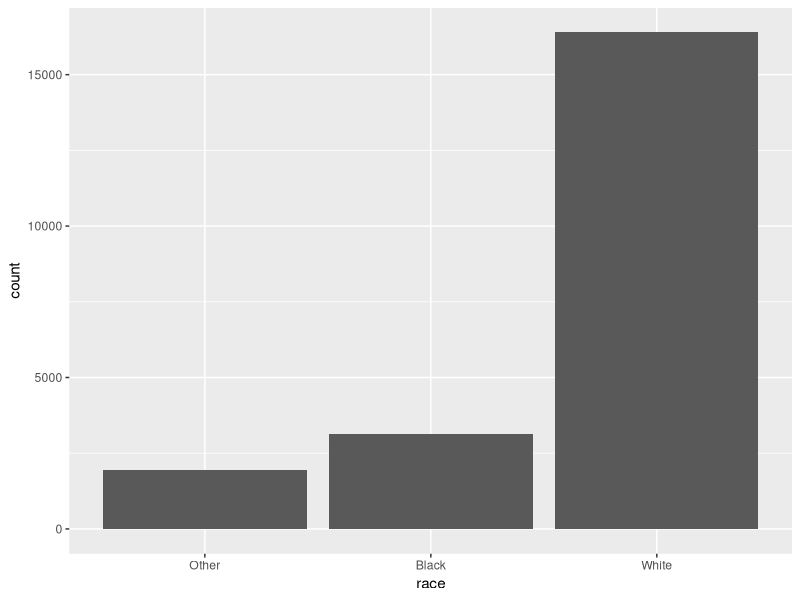
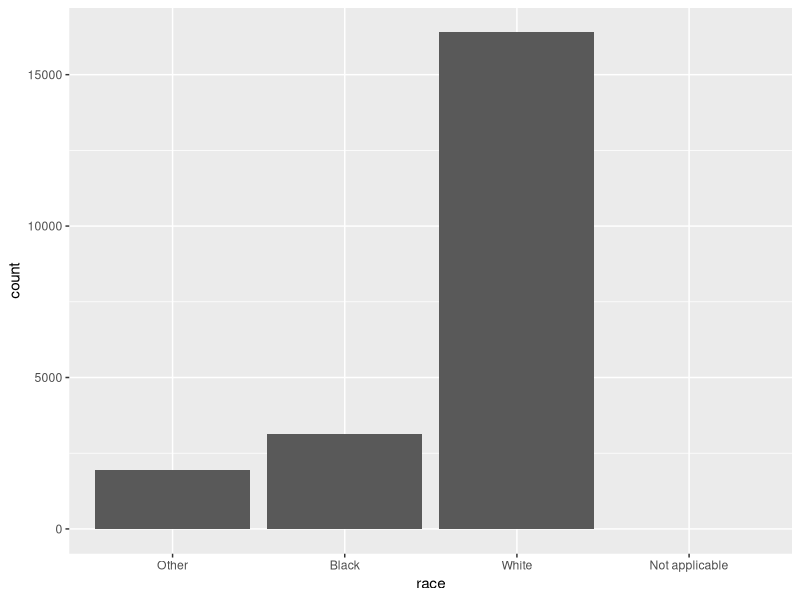
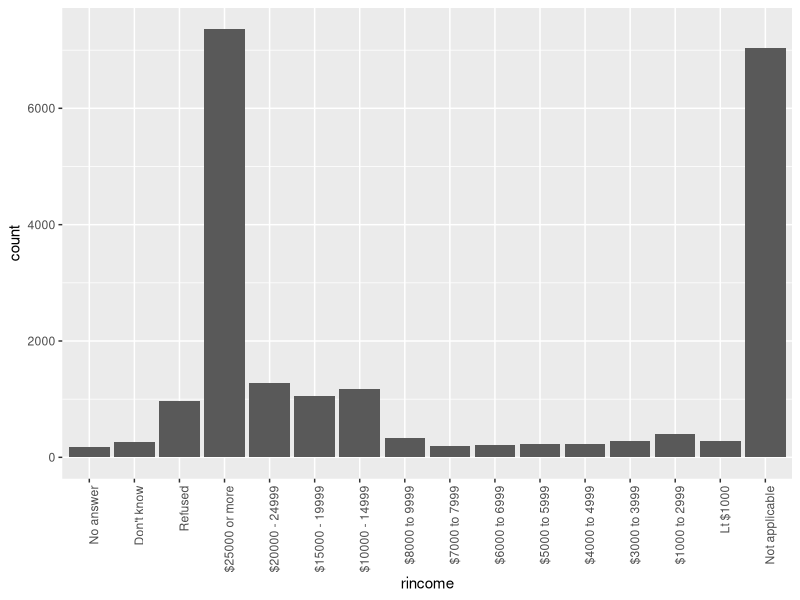
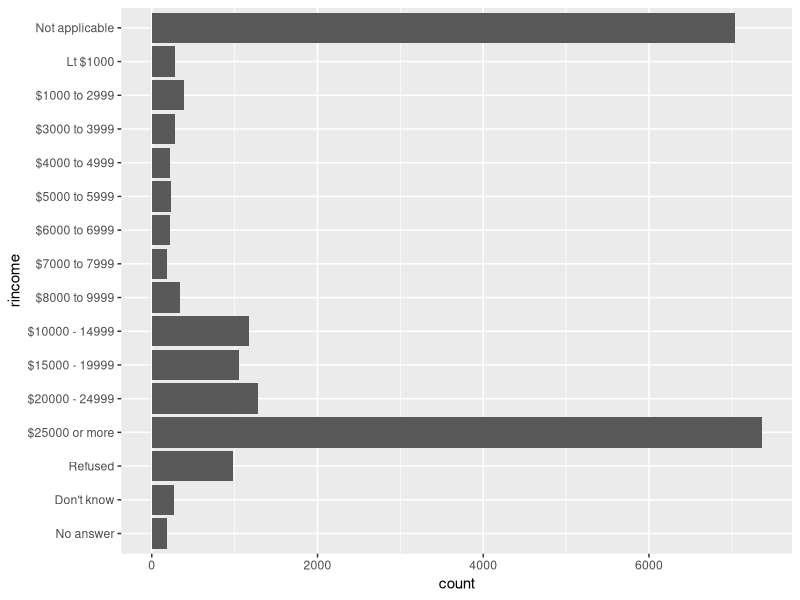
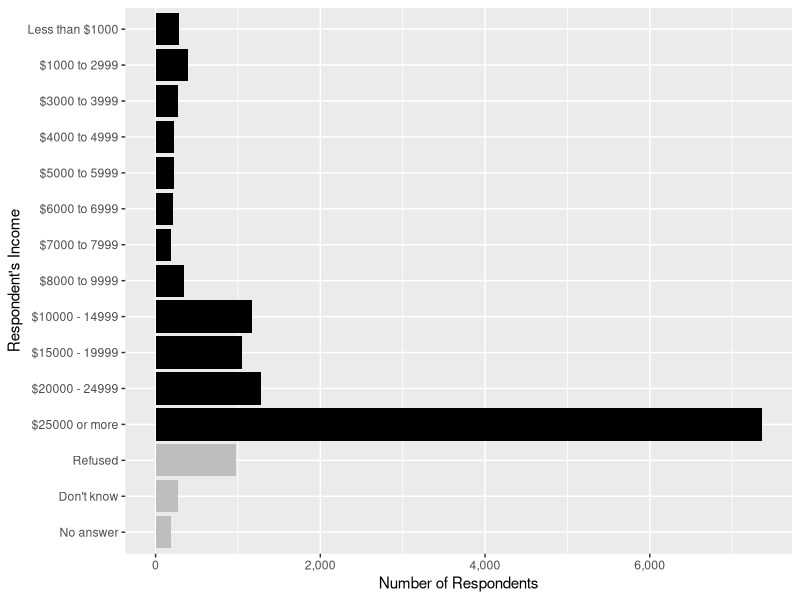
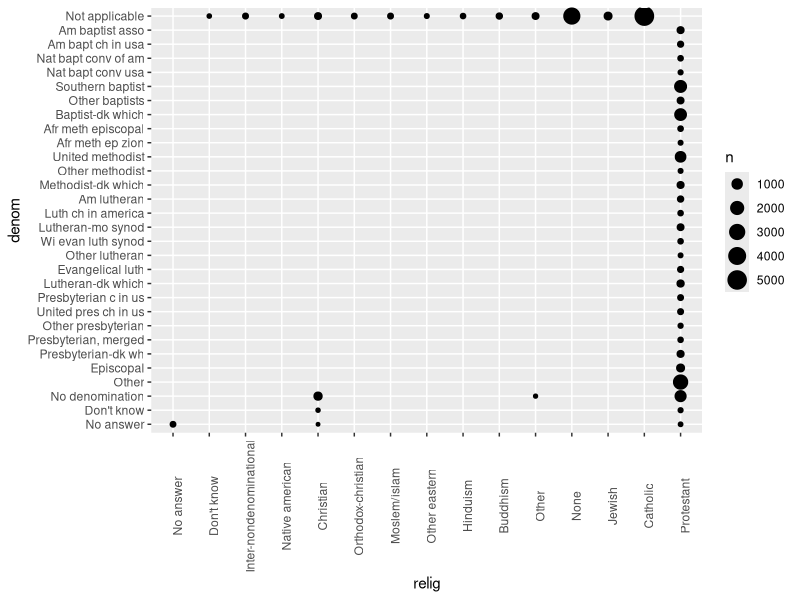
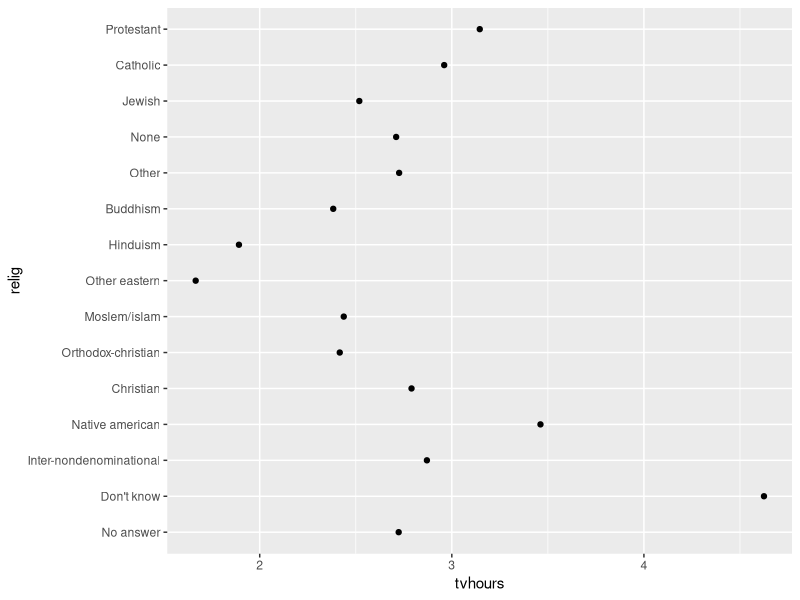
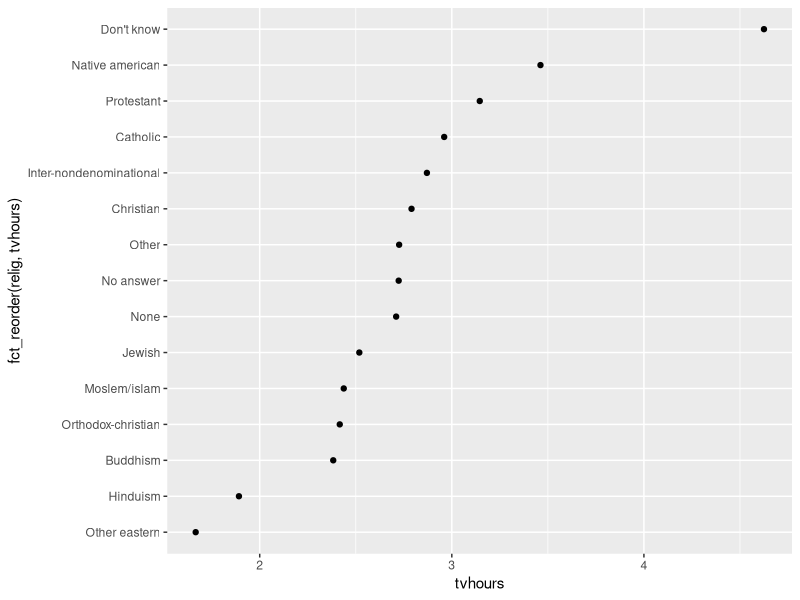

Generate these figures, in order, with R:
## ---- chunk 1
knitr::opts_chunk$set(echo = TRUE)
## ---- chunk 2

library(tidyverse)
library(forcats)
## ---- chunk 3
x1<-c("Dec", "Apr", "Jan", "Mar")
x2<-c("Dec","Apr","Jam","Mar")
sort(x1)
## ---- chunk 4
month_levels<-c("Jan","Feb","Mar","Apr","May","Jun", "Jul","Aug",
                "sep","Oct", "Nov","Dec")

y1<-factor(x1,levels = month_levels)
y1
sort(y1)
## Values not in the set will be converted to NA
y2<-factor(x2,levels=month_levels)
y2
## ---- chunk 5
y2<-parse_factor(x2,levels=month_levels)
y2
## ---- chunk 6
f1<-factor(x1,levels=unique(x1))
f1
f2<-x1 %>% factor() %>% fct_inorder()
f2
## ---- chunk 7
gss_cat
gss_cat %>% 
  count(race)

## ---- chunk 8
ggplot(gss_cat,aes(race))+
  geom_bar()
## ---- chunk 9
ggplot(gss_cat,aes(race))+
  geom_bar()+
  scale_x_discrete(drop=FALSE)
## ---- chunk 10

rincome_plot<-ggplot(gss_cat,aes(rincome))+
  geom_bar()
## ---- chunk 11
rincome_plot +
  theme(axis.text.x = element_text(angle = 90, hjust = 1))

## ---- chunk 12
rincome_plot+coord_flip()

## ---- chunk 13
gss_cat %>% 
  filter(!rincome %in% c("Not applicable")) %>% 
  mutate(rincome=fct_recode(rincome,
                             "Less than $1000" = "Lt $1000"
  )) %>% 
   mutate(rincome_na = rincome %in% c("Refused", "Don't know", "No answer")) %>%
  ggplot(aes(x = rincome, fill = rincome_na)) +
  geom_bar() +
  coord_flip() +
  scale_y_continuous("Number of Respondents", labels = scales::comma) +
  scale_x_discrete("Respondent's Income") +
  scale_fill_manual(values = c("FALSE" = "black", "TRUE" = "gray")) +
  theme(legend.position = "None")
## ---- chunk 14
gss_cat %>% 
  count(relig) %>% 
  arrange(desc(n)) %>% 
  head(1)
# most common partyid
gss_cat %>% 
  count(partyid) %>% 
  arrange(desc(n)) %>% 
  head(1)
## ---- chunk 15
gss_cat$denom
gss_cat %>%
  filter(!denom %in% c(
    "No answer", "Other", "Don't know", "Not applicable",
    "No denomination"
  )) %>%
  count(relig)

## ---- chunk 16
gss_cat %>%
  count(relig, denom) %>%
  ggplot(aes(x = relig, y = denom, size = n)) +
  geom_point() +
  theme(axis.text.x = element_text(angle = 90))

## ---- chunk 17
relig<- gss_cat %>% 
  group_by(relig) %>% 
  summarize(age=mean(age,na.rm=TRUE),
            tvhours=mean(tvhours,na.rm=TRUE),
            n=n())

ggplot(relig,aes(tvhours,relig))+geom_point()

## ---- chunk 18
ggplot(relig,aes(tvhours,fct_reorder(relig,tvhours)))+
  geom_point()

## ---- chunk 19

relig %>% 
  mutate(relig=fct_reorder(relig,tvhours)) %>% 
  ggplot(aes(tvhours,relig))+
  geom_point()

## ---- chunk 20
rincome<-gss_cat %>% 
  group_by(rincome) %>% 
  summarize(age=mean(age,na.rm=TRUE),
            tvhours=mean(tvhours,na.rm=TRUE),
            n=n())
ggplot(rincome,aes(age,fct_reorder(rincome,age)))+
  geom_point()
## ---- chunk 21
ggplot(rincome)+aes(age,fct_relevel(rincome,"Not applicable"))+
  geom_point()
## ---- chunk 22
by_age<-gss_cat %>% 
  filter(!is.na(age)) %>% 
  group_by(age,marital) %>% 
  count() %>% 
  mutate(prop=n/sum(n))


ggplot(by_age)+aes(age,prop,color=fct_reorder2(marital, age, prop))+
  geom_line()+
  labs(color="marital")
## ---- chunk 23
gss_cat %>% 
  mutate(marital=marital %>% fct_infreq() %>% 
           fct_rev()) %>% 
  ggplot(aes(marital))+
  geom_bar()

